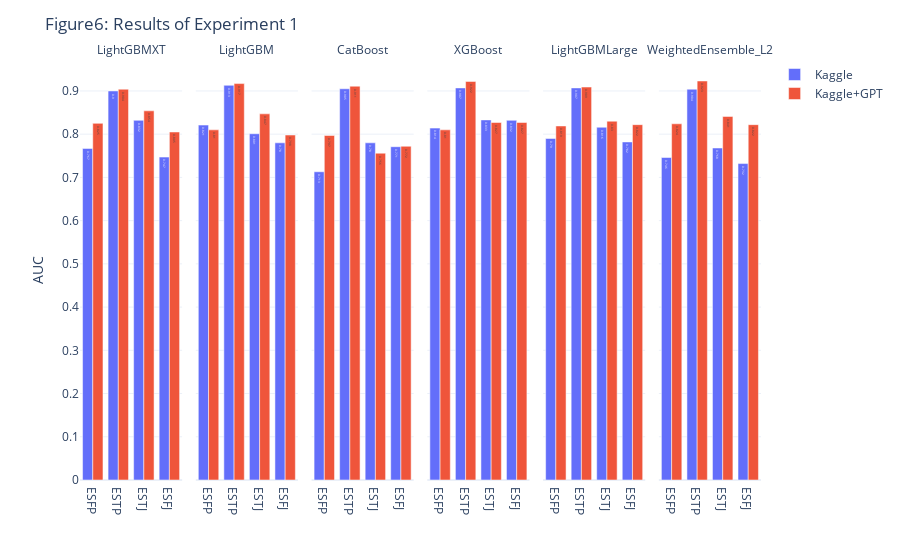

The code cell stored with this chart in its notebook:
### Markdown cell above
## Experiment1

### Code cell
figs['실험1결과요약'].layout['title']['text']='Figure6: Results of Experiment 1'
figs['실험1결과요약'].show(width=750)

### Figure 1 — Plotly figure (JSON) as saved in the notebook; plotly's stock layout.template omitted (floating-point values rounded to 4 significant figures)
{"data": [{"alignmentgroup": "True", "hovertemplate": "시나리오=Kaggle<br>Method=LightGBMXT<br>Type=%{x}<br>Value=%{text}<extra></extra>", "legendgroup": "Kaggle", "marker": {"color": "#636efa", "pattern": {"shape": ""}}, "name": "Kaggle", "offsetgroup": "Kaggle", "orientation": "v", "showlegend": true, "text": [0.767, 0.9, 0.832, 0.747], "textposition": "auto", "type": "bar", "x": ["ESFP", "ESTP", "ESTJ", "ESFJ"], "xaxis": "x", "y": [0.767, 0.9, 0.832, 0.747], "yaxis": "y"}, {"alignmentgroup": "True", "hovertemplate": "시나리오=Kaggle<br>Method=LightGBM<br>Type=%{x}<br>Value=%{text}<extra></extra>", "legendgroup": "Kaggle", "marker": {"color": "#636efa", "pattern": {"shape": ""}}, "name": "Kaggle", "offsetgroup": "Kaggle", "orientation": "v", "showlegend": false, "text": [0.821, 0.913, 0.801, 0.78], "textposition": "auto", "type": "bar", "x": ["ESFP", "ESTP", "ESTJ", "ESFJ"], "xaxis": "x2", "y": [0.821, 0.913, 0.801, 0.78], "yaxis": "y2"}, {"alignmentgroup": "True", "hovertemplate": "시나리오=Kaggle<br>Method=CatBoost<br>Type=%{x}<br>Value=%{text}<extra></extra>", "legendgroup": "Kaggle", "marker": {"color": "#636efa", "pattern": {"shape": ""}}, "name": "Kaggle", "offsetgroup": "Kaggle", "orientation": "v", "showlegend": false, "text": [0.713, 0.905, 0.78, 0.771], "textposition": "auto", "type": "bar", "x": ["ESFP", "ESTP", "ESTJ", "ESFJ"], "xaxis": "x3", "y": [0.713, 0.905, 0.78, 0.771], "yaxis": "y3"}, {"alignmentgroup": "True", "hovertemplate": "시나리오=Kaggle<br>Method=XGBoost<br>Type=%{x}<br>Value=%{text}<extra></extra>", "legendgroup": "Kaggle", "marker": {"color": "#636efa", "pattern": {"shape": ""}}, "name": "Kaggle", "offsetgroup": "Kaggle", "orientation": "v", "showlegend": false, "text": [0.814, 0.907, 0.833, 0.832], "textposition": "auto", "type": "bar", "x": ["ESFP", "ESTP", "ESTJ", "ESFJ"], "xaxis": "x4", "y": [0.814, 0.907, 0.833, 0.832], "yaxis": "y4"}, {"alignmentgroup": "True", "hovertemplate": "시나리오=Kaggle<br>Method=LightGBMLarge<br>Type=%{x}<br>Value=%{text}<extra></extra>", "legendgroup": "Kaggle", "marker": {"color": "#636efa", "pattern": {"shape": ""}}, "name": "Kaggle", "offsetgroup": "Kaggle", "orientation": "v", "showlegend": false, "text": [0.79, 0.907, 0.816, 0.782], "textposition": "auto", "type": "bar", "x": ["ESFP", "ESTP", "ESTJ", "ESFJ"], "xaxis": "x5", "y": [0.79, 0.907, 0.816, 0.782], "yaxis": "y5"}, {"alignmentgroup": "True", "hovertemplate": "시나리오=Kaggle<br>Method=WeightedEnsemble_L2<br>Type=%{x}<br>Value=%{text}<extra></extra>", "legendgroup": "Kaggle", "marker": {"color": "#636efa", "pattern": {"shape": ""}}, "name": "Kaggle", "offsetgroup": "Kaggle", "orientation": "v", "showlegend": false, "text": [0.746, 0.904, 0.768, 0.732], "textposition": "auto", "type": "bar", "x": ["ESFP", "ESTP", "ESTJ", "ESFJ"], "xaxis": "x6", "y": [0.746, 0.904, 0.768, 0.732], "yaxis": "y6"}, {"alignmentgroup": "True", "hovertemplate": "시나리오=Kaggle+GPT<br>Method=LightGBMXT<br>Type=%{x}<br>Value=%{text}<extra></extra>", "legendgroup": "Kaggle+GPT", "marker": {"color": "#EF553B", "pattern": {"shape": ""}}, "name": "Kaggle+GPT", "offsetgroup": "Kaggle+GPT", "orientation": "v", "showlegend": true, "text": [0.825, 0.904, 0.854, 0.805], "textposition": "auto", "type": "bar", "x": ["ESFP", "ESTP", "ESTJ", "ESFJ"], "xaxis": "x", "y": [0.825, 0.904, 0.854, 0.805], "yaxis": "y"}, {"alignmentgroup": "True", "hovertemplate": "시나리오=Kaggle+GPT<br>Method=LightGBM<br>Type=%{x}<br>Value=%{text}<extra></extra>", "legendgroup": "Kaggle+GPT", "marker": {"color": "#EF553B", "pattern": {"shape": ""}}, "name": "Kaggle+GPT", "offsetgroup": "Kaggle+GPT", "orientation": "v", "showlegend": false, "text": [0.81, 0.917, 0.847, 0.798], "textposition": "auto", "type": "bar", "x": ["ESFP", "ESTP", "ESTJ", "ESFJ"], "xaxis": "x2", "y": [0.81, 0.917, 0.847, 0.798], "yaxis": "y2"}, {"alignmentgroup": "True", "hovertemplate": "시나리오=Kaggle+GPT<br>Method=CatBoost<br>Type=%{x}<br>Value=%{text}<extra></extra>", "legendgroup": "Kaggle+GPT", "marker": {"color": "#EF553B", "pattern": {"shape": ""}}, "name": "Kaggle+GPT", "offsetgroup": "Kaggle+GPT", "orientation": "v", "showlegend": false, "text": [0.797, 0.911, 0.756, 0.772], "textposition": "auto", "type": "bar", "x": ["ESFP", "ESTP", "ESTJ", "ESFJ"], "xaxis": "x3", "y": [0.797, 0.911, 0.756, 0.772], "yaxis": "y3"}, {"alignmentgroup": "True", "hovertemplate": "시나리오=Kaggle+GPT<br>Method=XGBoost<br>Type=%{x}<br>Value=%{text}<extra></extra>", "legendgroup": "Kaggle+GPT", "marker": {"color": "#EF553B", "pattern": {"shape": ""}}, "name": "Kaggle+GPT", "offsetgroup": "Kaggle+GPT", "orientation": "v", "showlegend": false, "text": [0.81, 0.922, 0.827, 0.827], "textposition": "auto", "type": "bar", "x": ["ESFP", "ESTP", "ESTJ", "ESFJ"], "xaxis": "x4", "y": [0.81, 0.922, 0.827, 0.827], "yaxis": "y4"}, {"alignmentgroup": "True", "hovertemplate": "시나리오=Kaggle+GPT<br>Method=LightGBMLarge<br>Type=%{x}<br>Value=%{text}<extra></extra>", "legendgroup": "Kaggle+GPT", "marker": {"color": "#EF553B", "pattern": {"shape": ""}}, "name": "Kaggle+GPT", "offsetgroup": "Kaggle+GPT", "orientation": "v", "showlegend": false, "text": [0.819, 0.909, 0.83, 0.822], "textposition": "auto", "type": "bar", "x": ["ESFP", "ESTP", "ESTJ", "ESFJ"], "xaxis": "x5", "y": [0.819, 0.909, 0.83, 0.822], "yaxis": "y5"}, {"alignmentgroup": "True", "hovertemplate": "시나리오=Kaggle+GPT<br>Method=WeightedEnsemble_L2<br>Type=%{x}<br>Value=%{text}<extra></extra>", "legendgroup": "Kaggle+GPT", "marker": {"color": "#EF553B", "pattern": {"shape": ""}}, "name": "Kaggle+GPT", "offsetgroup": "Kaggle+GPT", "orientation": "v", "showlegend": false, "text": [0.824, 0.923, 0.841, 0.822], "textposition": "auto", "type": "bar", "x": ["ESFP", "ESTP", "ESTJ", "ESFJ"], "xaxis": "x6", "y": [0.824, 0.923, 0.841, 0.822], "yaxis": "y6"}], "layout": {"annotations": [{"showarrow": false, "text": "LightGBMXT", "x": 0.075, "xanchor": "center", "xref": "paper", "y": 1, "yanchor": "bottom", "yref": "paper"}, {"showarrow": false, "text": "LightGBM", "x": 0.245, "xanchor": "center", "xref": "paper", "y": 1, "yanchor": "bottom", "yref": "paper"}, {"showarrow": false, "text": "CatBoost", "x": 0.415, "xanchor": "center", "xref": "paper", "y": 1, "yanchor": "bottom", "yref": "paper"}, {"showarrow": false, "text": "XGBoost", "x": 0.585, "xanchor": "center", "xref": "paper", "y": 1, "yanchor": "bottom", "yref": "paper"}, {"showarrow": false, "text": "LightGBMLarge", "x": 0.755, "xanchor": "center", "xref": "paper", "y": 1, "yanchor": "bottom", "yref": "paper"}, {"showarrow": false, "text": "WeightedEnsemble_L2", "x": 0.925, "xanchor": "center", "xref": "paper", "y": 1, "yanchor": "bottom", "yref": "paper"}], "autosize": true, "barmode": "group", "legend": {"title": {"text": ""}, "tracegroupgap": 0}, "margin": {"t": 60}, "title": {"text": "Figure6: Results of Experiment 1"}, "xaxis": {"anchor": "y", "autorange": true, "domain": [0, 0.15], "range": [-0.5, 3.5], "title": {"text": ""}, "type": "category"}, "xaxis2": {"anchor": "y2", "autorange": true, "domain": [0.17, 0.32], "matches": "x", "range": [-0.5, 3.5], "title": {"text": ""}, "type": "category"}, "xaxis3": {"anchor": "y3", "autorange": true, "domain": [0.34, 0.49], "matches": "x", "range": [-0.5, 3.5], "title": {"text": ""}, "type": "category"}, "xaxis4": {"anchor": "y4", "autorange": true, "domain": [0.51, 0.66], "matches": "x", "range": [-0.5, 3.5], "title": {"text": ""}, "type": "category"}, "xaxis5": {"anchor": "y5", "autorange": true, "domain": [0.68, 0.83], "matches": "x", "range": [-0.5, 3.5], "title": {"text": ""}, "type": "category"}, "xaxis6": {"anchor": "y6", "autorange": true, "domain": [0.85, 1], "matches": "x", "range": [-0.5, 3.5], "title": {"text": ""}, "type": "category"}, "yaxis": {"anchor": "x", "autorange": true, "domain": [0, 1], "range": [0, 0.9716], "title": {"text": "AUC"}, "type": "linear"}, "yaxis2": {"anchor": "x2", "autorange": true, "domain": [0, 1], "matches": "y", "range": [0, 0.9716], "showticklabels": false, "type": "linear"}, "yaxis3": {"anchor": "x3", "autorange": true, "domain": [0, 1], "matches": "y", "range": [0, 0.9716], "showticklabels": false, "type": "linear"}, "yaxis4": {"anchor": "x4", "autorange": true, "domain": [0, 1], "matches": "y", "range": [0, 0.9716], "showticklabels": false, "type": "linear"}, "yaxis5": {"anchor": "x5", "autorange": true, "domain": [0, 1], "matches": "y", "range": [0, 0.9716], "showticklabels": false, "type": "linear"}, "yaxis6": {"anchor": "x6", "autorange": true, "domain": [0, 1], "matches": "y", "range": [0, 0.9716], "showticklabels": false, "type": "linear"}}}
